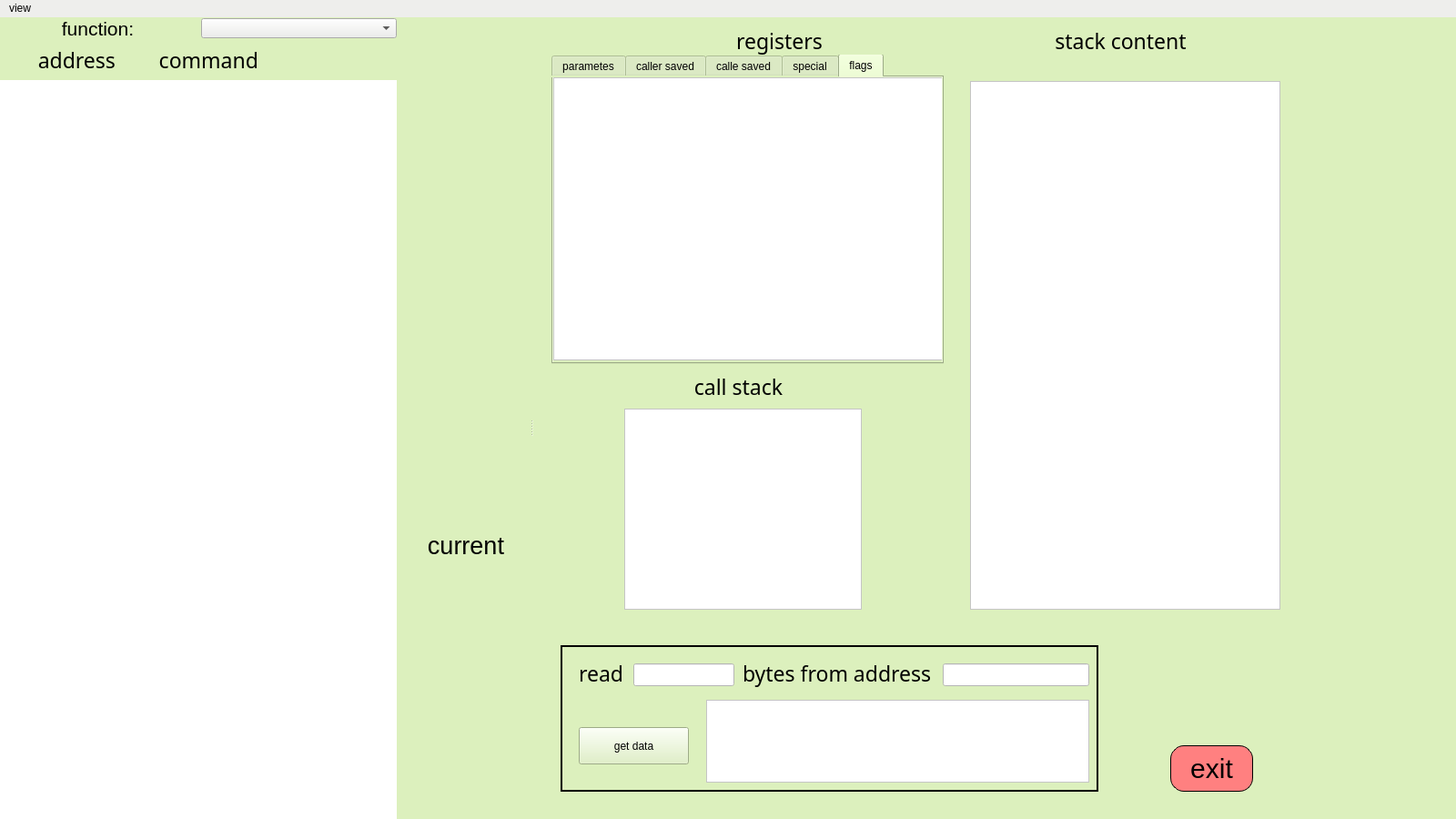
<?xml version="1.0" encoding="UTF-8"?>
<ui version="4.0">
 <class>TraceWindow</class>
 <widget class="QMainWindow" name="TraceWindow">
  <property name="geometry">
   <rect>
    <x>0</x>
    <y>0</y>
    <width>1600</width>
    <height>900</height>
   </rect>
  </property>
  <property name="font">
   <font>
    <family>Ubuntu Mono</family>
    <pointsize>13</pointsize>
    <weight>50</weight>
    <italic>false</italic>
    <bold>false</bold>
   </font>
  </property>
  <property name="windowTitle">
   <string>ASMtracer</string>
  </property>
  <property name="windowIcon">
   <iconset resource="resources/resources.qrc">
    <normaloff>:/mainWindow/logo_no_bg.png</normaloff>:/mainWindow/logo_no_bg.png</iconset>
  </property>
  <property name="styleSheet">
   <string notr="true">
background-color: rgb(220, 240, 189);
font:  &quot;Ubuntu Mono&quot;;</string>
  </property>
  <widget class="QWidget" name="centralwidget">
   <widget class="QSplitter" name="splitter">
    <property name="geometry">
     <rect>
      <x>0</x>
      <y>0</y>
      <width>1600</width>
      <height>900</height>
     </rect>
    </property>
    <property name="maximumSize">
     <size>
      <width>16777215</width>
      <height>16777215</height>
     </size>
    </property>
    <property name="frameShape">
     <enum>QFrame::NoFrame</enum>
    </property>
    <property name="orientation">
     <enum>Qt::Horizontal</enum>
    </property>
    <property name="opaqueResize">
     <bool>true</bool>
    </property>
    <property name="handleWidth">
     <number>4</number>
    </property>
    <property name="childrenCollapsible">
     <bool>true</bool>
    </property>
    <widget class="QWidget" name="layoutWidget">
     <layout class="QHBoxLayout" name="horizontalLayout_2">
      <item>
       <layout class="QVBoxLayout" name="code_area">
        <item>
         <layout class="QHBoxLayout" name="horizontalLayout_3">
          <item>
           <widget class="QLabel" name="label_7">
            <property name="font">
             <font>
              <pointsize>16</pointsize>
              <weight>50</weight>
              <italic>false</italic>
              <bold>false</bold>
             </font>
            </property>
            <property name="text">
             <string>function:</string>
            </property>
            <property name="alignment">
             <set>Qt::AlignCenter</set>
            </property>
           </widget>
          </item>
          <item>
           <widget class="QComboBox" name="func_combo">
            <property name="styleSheet">
             <string notr="true">

QComboBox {
    background-color: rgb(238, 238, 236);
}

QComboBox::item:selected { 
    color: white;
    background-color: blue;
}
</string>
            </property>
           </widget>
          </item>
         </layout>
        </item>
        <item>
         <widget class="QLabel" name="label_8">
          <property name="font">
           <font>
            <family>Ubuntu Mono</family>
            <pointsize>17</pointsize>
            <weight>50</weight>
            <italic>false</italic>
            <bold>false</bold>
           </font>
          </property>
          <property name="text">
           <string>       address        command</string>
          </property>
         </widget>
        </item>
        <item>
         <widget class="QStackedWidget" name="func_stack">
          <property name="font">
           <font>
            <family>Ubuntu Mono</family>
            <weight>50</weight>
            <italic>false</italic>
            <bold>false</bold>
           </font>
          </property>
          <property name="styleSheet">
           <string notr="true">background-color: rgb(255, 255, 255);</string>
          </property>
          <property name="currentIndex">
           <number>1</number>
          </property>
          <widget class="QWidget" name="page"/>
          <widget class="QWidget" name="page_2">
           <property name="maximumSize">
            <size>
             <width>11111</width>
             <height>16777215</height>
            </size>
           </property>
          </widget>
         </widget>
        </item>
       </layout>
      </item>
      <item>
       <widget class="QWidget" name="widget" native="true">
        <property name="enabled">
         <bool>true</bool>
        </property>
        <property name="sizePolicy">
         <sizepolicy hsizetype="Preferred" vsizetype="MinimumExpanding">
          <horstretch>0</horstretch>
          <verstretch>0</verstretch>
         </sizepolicy>
        </property>
        <property name="minimumSize">
         <size>
          <width>140</width>
          <height>0</height>
         </size>
        </property>
        <widget class="QPushButton" name="cont_btn">
         <property name="geometry">
          <rect>
           <x>10</x>
           <y>400</y>
           <width>120</width>
           <height>100</height>
          </rect>
         </property>
         <property name="minimumSize">
          <size>
           <width>0</width>
           <height>100</height>
          </size>
         </property>
         <property name="font">
          <font>
           <pointsize>20</pointsize>
           <weight>50</weight>
           <italic>false</italic>
           <bold>false</bold>
          </font>
         </property>
         <property name="styleSheet">
          <string notr="true">QPushButton {
border-image: url(:/traceWindow/continue.png);
background-color:qlineargradient(x1: 0, y1: 0, x2: 0, y2: 1,
                                      stop: 0 #b5e48c, stop: 1 #76c893);
border-radius: 15px;
    }

QPushButton:hover {
	background-color:qlineargradient(x1: 0, y1: 0, x2: 0, y2: 1,
                                      stop: 0 #76c893, stop: 1 #b5e48c);
    }</string>
         </property>
         <property name="text">
          <string/>
         </property>
         <property name="flat">
          <bool>false</bool>
         </property>
        </widget>
        <widget class="QPushButton" name="step_btn">
         <property name="geometry">
          <rect>
           <x>10</x>
           <y>20</y>
           <width>120</width>
           <height>100</height>
          </rect>
         </property>
         <property name="minimumSize">
          <size>
           <width>100</width>
           <height>100</height>
          </size>
         </property>
         <property name="font">
          <font>
           <pointsize>20</pointsize>
           <weight>50</weight>
           <italic>false</italic>
           <bold>false</bold>
          </font>
         </property>
         <property name="toolTip">
          <string comment="aaa" extracomment="is this really work?"/>
         </property>
         <property name="toolTipDuration">
          <number>1</number>
         </property>
         <property name="statusTip">
          <string extracomment="comment"/>
         </property>
         <property name="styleSheet">
          <string notr="true">

QPushButton {
border-image: url(:/traceWindow/step_in.png);
background-color:qlineargradient(x1: 0, y1: 0, x2: 0, y2: 1,
                                      stop: 0 #b5e48c, stop: 1 #76c893);
border-radius: 15px;
    }

QPushButton:hover {
	background-color:qlineargradient(x1: 0, y1: 0, x2: 0, y2: 1,
                                      stop: 0 #76c893, stop: 1 #b5e48c);
    }</string>
         </property>
         <property name="text">
          <string/>
         </property>
        </widget>
        <widget class="QPushButton" name="step_out_btn">
         <property name="geometry">
          <rect>
           <x>10</x>
           <y>270</y>
           <width>120</width>
           <height>100</height>
          </rect>
         </property>
         <property name="minimumSize">
          <size>
           <width>100</width>
           <height>100</height>
          </size>
         </property>
         <property name="font">
          <font>
           <pointsize>20</pointsize>
           <weight>50</weight>
           <italic>false</italic>
           <bold>false</bold>
          </font>
         </property>
         <property name="styleSheet">
          <string notr="true">QPushButton {
border-image: url(:/traceWindow/step_out.png);
background-color:qlineargradient(x1: 0, y1: 0, x2: 0, y2: 1,
                                      stop: 0 #b5e48c, stop: 1 #76c893);
border-radius: 15px;
    }

QPushButton:hover {
	background-color:qlineargradient(x1: 0, y1: 0, x2: 0, y2: 1,
                                      stop: 0 #76c893, stop: 1 #b5e48c);
    }</string>
         </property>
         <property name="text">
          <string/>
         </property>
        </widget>
        <widget class="QPushButton" name="step_over_btn">
         <property name="geometry">
          <rect>
           <x>10</x>
           <y>140</y>
           <width>120</width>
           <height>100</height>
          </rect>
         </property>
         <property name="minimumSize">
          <size>
           <width>100</width>
           <height>100</height>
          </size>
         </property>
         <property name="maximumSize">
          <size>
           <width>300</width>
           <height>300</height>
          </size>
         </property>
         <property name="sizeIncrement">
          <size>
           <width>1</width>
           <height>1</height>
          </size>
         </property>
         <property name="font">
          <font>
           <pointsize>20</pointsize>
           <weight>50</weight>
           <italic>false</italic>
           <bold>false</bold>
          </font>
         </property>
         <property name="toolTip">
          <string notr="true">&lt;html&gt;&lt;head/&gt;&lt;body&gt;&lt;p&gt;step over&lt;/p&gt;&lt;/body&gt;&lt;/html&gt;</string>
         </property>
         <property name="autoFillBackground">
          <bool>false</bool>
         </property>
         <property name="styleSheet">
          <string notr="true">QPushButton {
border-image: url(:/traceWindow/step_over.png);
background-color:qlineargradient(x1: 0, y1: 0, x2: 0, y2: 1,
                                      stop: 0 #b5e48c, stop: 1 #76c893);
border-radius: 15px;
    }

QPushButton:hover {
	background-color:qlineargradient(x1: 0, y1: 0, x2: 0, y2: 1,
                                      stop: 0 #76c893, stop: 1 #b5e48c);
    }</string>
         </property>
         <property name="text">
          <string/>
         </property>
        </widget>
        <widget class="QPushButton" name="back_instruction">
         <property name="geometry">
          <rect>
           <x>10</x>
           <y>530</y>
           <width>120</width>
           <height>100</height>
          </rect>
         </property>
         <property name="minimumSize">
          <size>
           <width>0</width>
           <height>100</height>
          </size>
         </property>
         <property name="font">
          <font>
           <pointsize>20</pointsize>
           <weight>50</weight>
           <italic>false</italic>
           <bold>false</bold>
          </font>
         </property>
         <property name="styleSheet">
          <string notr="true">QPushButton {
background-color:qlineargradient(x1: 0, y1: 0, x2: 0, y2: 1,
                                      stop: 0 #b5e48c, stop: 1 #76c893);
border-radius: 15px;
    }

QPushButton:hover {
	background-color:qlineargradient(x1: 0, y1: 0, x2: 0, y2: 1,
                                      stop: 0 #76c893, stop: 1 #b5e48c);
    }</string>
         </property>
         <property name="text">
          <string>current</string>
         </property>
         <property name="flat">
          <bool>false</bool>
         </property>
        </widget>
        <widget class="QPushButton" name="restart_btn">
         <property name="geometry">
          <rect>
           <x>10</x>
           <y>660</y>
           <width>120</width>
           <height>100</height>
          </rect>
         </property>
         <property name="minimumSize">
          <size>
           <width>0</width>
           <height>100</height>
          </size>
         </property>
         <property name="font">
          <font>
           <pointsize>20</pointsize>
           <weight>50</weight>
           <italic>false</italic>
           <bold>false</bold>
          </font>
         </property>
         <property name="styleSheet">
          <string notr="true">QPushButton {
border-image: url(:/traceWindow/restart.png);
background-color:qlineargradient(x1: 0, y1: 0, x2: 0, y2: 1,
                                      stop: 0 #b5e48c, stop: 1 #76c893);
border-radius: 15px;
    }

QPushButton:hover {
	background-color:qlineargradient(x1: 0, y1: 0, x2: 0, y2: 1,
                                      stop: 0 #76c893, stop: 1 #b5e48c);
    }</string>
         </property>
         <property name="text">
          <string/>
         </property>
         <property name="flat">
          <bool>false</bool>
         </property>
        </widget>
       </widget>
      </item>
     </layout>
    </widget>
    <widget class="QWidget" name="widget_2" native="true">
     <property name="minimumSize">
      <size>
       <width>750</width>
       <height>0</height>
      </size>
     </property>
     <widget class="QListView" name="stack_frame">
      <property name="geometry">
       <rect>
        <x>480</x>
        <y>70</y>
        <width>341</width>
        <height>581</height>
       </rect>
      </property>
      <property name="sizePolicy">
       <sizepolicy hsizetype="Minimum" vsizetype="Expanding">
        <horstretch>0</horstretch>
        <verstretch>0</verstretch>
       </sizepolicy>
      </property>
      <property name="font">
       <font>
        <family>Ubuntu Mono</family>
        <pointsize>18</pointsize>
        <weight>50</weight>
        <italic>false</italic>
        <bold>false</bold>
       </font>
      </property>
      <property name="styleSheet">
       <string notr="true">background-color: rgb(255, 255, 255);</string>
      </property>
      <property name="gridSize">
       <size>
        <width>0</width>
        <height>30</height>
       </size>
      </property>
     </widget>
     <widget class="QListWidget" name="calling_stack">
      <property name="geometry">
       <rect>
        <x>100</x>
        <y>430</y>
        <width>261</width>
        <height>221</height>
       </rect>
      </property>
      <property name="sizePolicy">
       <sizepolicy hsizetype="Minimum" vsizetype="Expanding">
        <horstretch>0</horstretch>
        <verstretch>0</verstretch>
       </sizepolicy>
      </property>
      <property name="minimumSize">
       <size>
        <width>0</width>
        <height>0</height>
       </size>
      </property>
      <property name="maximumSize">
       <size>
        <width>300</width>
        <height>16777215</height>
       </size>
      </property>
      <property name="font">
       <font>
        <pointsize>14</pointsize>
        <weight>50</weight>
        <italic>false</italic>
        <bold>false</bold>
       </font>
      </property>
      <property name="styleSheet">
       <string notr="true">background-color: rgb(255, 255, 255);</string>
      </property>
      <property name="editTriggers">
       <set>QAbstractItemView::NoEditTriggers</set>
      </property>
      <property name="selectionMode">
       <enum>QAbstractItemView::NoSelection</enum>
      </property>
      <property name="isWrapping" stdset="0">
       <bool>false</bool>
      </property>
     </widget>
     <widget class="QFrame" name="frame">
      <property name="geometry">
       <rect>
        <x>30</x>
        <y>690</y>
        <width>591</width>
        <height>161</height>
       </rect>
      </property>
      <property name="styleSheet">
       <string notr="true">border-width: 10px</string>
      </property>
      <property name="frameShape">
       <enum>QFrame::Panel</enum>
      </property>
      <property name="frameShadow">
       <enum>QFrame::Plain</enum>
      </property>
      <property name="lineWidth">
       <number>2</number>
      </property>
      <property name="midLineWidth">
       <number>2</number>
      </property>
      <widget class="QLabel" name="label">
       <property name="geometry">
        <rect>
         <x>20</x>
         <y>10</y>
         <width>51</width>
         <height>41</height>
        </rect>
       </property>
       <property name="font">
        <font>
         <family>Ubuntu Mono</family>
         <pointsize>17</pointsize>
         <weight>50</weight>
         <italic>false</italic>
         <bold>false</bold>
        </font>
       </property>
       <property name="text">
        <string>read</string>
       </property>
      </widget>
      <widget class="QLineEdit" name="num_bytes_line_edit">
       <property name="geometry">
        <rect>
         <x>80</x>
         <y>20</y>
         <width>111</width>
         <height>25</height>
        </rect>
       </property>
       <property name="font">
        <font>
         <family>Ubuntu Mono</family>
         <weight>50</weight>
         <italic>false</italic>
         <bold>false</bold>
        </font>
       </property>
       <property name="styleSheet">
        <string notr="true">background-color: #ffffff</string>
       </property>
      </widget>
      <widget class="QLabel" name="label_2">
       <property name="geometry">
        <rect>
         <x>200</x>
         <y>10</y>
         <width>211</width>
         <height>41</height>
        </rect>
       </property>
       <property name="font">
        <font>
         <family>Ubuntu Mono</family>
         <pointsize>17</pointsize>
         <weight>50</weight>
         <italic>false</italic>
         <bold>false</bold>
        </font>
       </property>
       <property name="text">
        <string>bytes from address</string>
       </property>
      </widget>
      <widget class="QLineEdit" name="address_line_edit">
       <property name="geometry">
        <rect>
         <x>420</x>
         <y>20</y>
         <width>161</width>
         <height>25</height>
        </rect>
       </property>
       <property name="font">
        <font>
         <family>Ubuntu Mono</family>
         <weight>50</weight>
         <italic>false</italic>
         <bold>false</bold>
        </font>
       </property>
       <property name="styleSheet">
        <string notr="true">background-color: #ffffff</string>
       </property>
      </widget>
      <widget class="QTextEdit" name="data_area">
       <property name="geometry">
        <rect>
         <x>160</x>
         <y>60</y>
         <width>421</width>
         <height>91</height>
        </rect>
       </property>
       <property name="font">
        <font>
         <family>Ubuntu Mono</family>
         <weight>50</weight>
         <italic>false</italic>
         <bold>false</bold>
        </font>
       </property>
       <property name="styleSheet">
        <string notr="true">background-color: #ffffff</string>
       </property>
       <property name="readOnly">
        <bool>true</bool>
       </property>
      </widget>
      <widget class="QPushButton" name="get_data_btn">
       <property name="geometry">
        <rect>
         <x>20</x>
         <y>90</y>
         <width>121</width>
         <height>41</height>
        </rect>
       </property>
       <property name="text">
        <string>get data</string>
       </property>
      </widget>
     </widget>
     <widget class="QTabWidget" name="tabWidget">
      <property name="geometry">
       <rect>
        <x>20</x>
        <y>40</y>
        <width>431</width>
        <height>341</height>
       </rect>
      </property>
      <property name="currentIndex">
       <number>4</number>
      </property>
      <widget class="QWidget" name="parameters_tab">
       <attribute name="title">
        <string>parametes</string>
       </attribute>
       <widget class="QListView" name="regs1_view">
        <property name="geometry">
         <rect>
          <x>0</x>
          <y>0</y>
          <width>431</width>
          <height>311</height>
         </rect>
        </property>
        <property name="maximumSize">
         <size>
          <width>800</width>
          <height>400</height>
         </size>
        </property>
        <property name="font">
         <font>
          <family>Ubuntu Mono</family>
          <pointsize>18</pointsize>
          <weight>50</weight>
          <italic>false</italic>
          <bold>false</bold>
         </font>
        </property>
        <property name="layoutDirection">
         <enum>Qt::LeftToRight</enum>
        </property>
        <property name="styleSheet">
         <string notr="true">background-color: rgb(255, 255, 255);</string>
        </property>
        <property name="gridSize">
         <size>
          <width>0</width>
          <height>40</height>
         </size>
        </property>
       </widget>
      </widget>
      <widget class="QWidget" name="caller_saved_tab">
       <attribute name="title">
        <string>caller saved</string>
       </attribute>
       <widget class="QListView" name="regs2_view">
        <property name="geometry">
         <rect>
          <x>0</x>
          <y>0</y>
          <width>431</width>
          <height>311</height>
         </rect>
        </property>
        <property name="maximumSize">
         <size>
          <width>800</width>
          <height>400</height>
         </size>
        </property>
        <property name="font">
         <font>
          <family>Ubuntu Mono</family>
          <pointsize>18</pointsize>
          <weight>50</weight>
          <italic>false</italic>
          <bold>false</bold>
         </font>
        </property>
        <property name="layoutDirection">
         <enum>Qt::LeftToRight</enum>
        </property>
        <property name="styleSheet">
         <string notr="true">background-color: rgb(255, 255, 255);</string>
        </property>
        <property name="gridSize">
         <size>
          <width>0</width>
          <height>40</height>
         </size>
        </property>
       </widget>
      </widget>
      <widget class="QWidget" name="callee_saved_tab">
       <attribute name="title">
        <string>calle saved</string>
       </attribute>
       <widget class="QListView" name="regs3_view">
        <property name="geometry">
         <rect>
          <x>0</x>
          <y>0</y>
          <width>431</width>
          <height>311</height>
         </rect>
        </property>
        <property name="maximumSize">
         <size>
          <width>800</width>
          <height>400</height>
         </size>
        </property>
        <property name="font">
         <font>
          <family>Ubuntu Mono</family>
          <pointsize>18</pointsize>
          <weight>50</weight>
          <italic>false</italic>
          <bold>false</bold>
         </font>
        </property>
        <property name="layoutDirection">
         <enum>Qt::LeftToRight</enum>
        </property>
        <property name="styleSheet">
         <string notr="true">background-color: rgb(255, 255, 255);</string>
        </property>
        <property name="gridSize">
         <size>
          <width>0</width>
          <height>40</height>
         </size>
        </property>
       </widget>
      </widget>
      <widget class="QWidget" name="special_tab">
       <attribute name="title">
        <string>special</string>
       </attribute>
       <widget class="QListView" name="regs4_view">
        <property name="geometry">
         <rect>
          <x>0</x>
          <y>0</y>
          <width>431</width>
          <height>311</height>
         </rect>
        </property>
        <property name="maximumSize">
         <size>
          <width>800</width>
          <height>400</height>
         </size>
        </property>
        <property name="font">
         <font>
          <family>Ubuntu Mono</family>
          <pointsize>18</pointsize>
          <weight>50</weight>
          <italic>false</italic>
          <bold>false</bold>
         </font>
        </property>
        <property name="layoutDirection">
         <enum>Qt::LeftToRight</enum>
        </property>
        <property name="styleSheet">
         <string notr="true">background-color: rgb(255, 255, 255);</string>
        </property>
        <property name="gridSize">
         <size>
          <width>0</width>
          <height>40</height>
         </size>
        </property>
       </widget>
      </widget>
      <widget class="QWidget" name="tab">
       <attribute name="title">
        <string>flags</string>
       </attribute>
       <widget class="QListView" name="regs5_view">
        <property name="geometry">
         <rect>
          <x>0</x>
          <y>0</y>
          <width>431</width>
          <height>311</height>
         </rect>
        </property>
        <property name="maximumSize">
         <size>
          <width>800</width>
          <height>400</height>
         </size>
        </property>
        <property name="font">
         <font>
          <family>Ubuntu Mono</family>
          <pointsize>18</pointsize>
          <weight>50</weight>
          <italic>false</italic>
          <bold>false</bold>
         </font>
        </property>
        <property name="layoutDirection">
         <enum>Qt::LeftToRight</enum>
        </property>
        <property name="styleSheet">
         <string notr="true">background-color: rgb(255, 255, 255);</string>
        </property>
        <property name="gridSize">
         <size>
          <width>0</width>
          <height>40</height>
         </size>
        </property>
       </widget>
      </widget>
     </widget>
     <widget class="QLabel" name="label_3">
      <property name="geometry">
       <rect>
        <x>90</x>
        <y>10</y>
        <width>361</width>
        <height>31</height>
       </rect>
      </property>
      <property name="font">
       <font>
        <family>Ubuntu Mono</family>
        <pointsize>17</pointsize>
        <weight>50</weight>
        <italic>false</italic>
        <bold>false</bold>
       </font>
      </property>
      <property name="text">
       <string>registers</string>
      </property>
      <property name="alignment">
       <set>Qt::AlignCenter</set>
      </property>
     </widget>
     <widget class="QLabel" name="label_4">
      <property name="geometry">
       <rect>
        <x>110</x>
        <y>390</y>
        <width>231</width>
        <height>31</height>
       </rect>
      </property>
      <property name="font">
       <font>
        <family>Ubuntu Mono</family>
        <pointsize>17</pointsize>
        <weight>50</weight>
        <italic>false</italic>
        <bold>false</bold>
       </font>
      </property>
      <property name="text">
       <string>call stack</string>
      </property>
      <property name="alignment">
       <set>Qt::AlignCenter</set>
      </property>
     </widget>
     <widget class="QLabel" name="label_5">
      <property name="geometry">
       <rect>
        <x>540</x>
        <y>10</y>
        <width>211</width>
        <height>31</height>
       </rect>
      </property>
      <property name="font">
       <font>
        <family>Ubuntu Mono</family>
        <pointsize>17</pointsize>
        <weight>50</weight>
        <italic>false</italic>
        <bold>false</bold>
       </font>
      </property>
      <property name="text">
       <string>stack content</string>
      </property>
      <property name="alignment">
       <set>Qt::AlignCenter</set>
      </property>
     </widget>
     <widget class="QPushButton" name="exit_btn">
      <property name="geometry">
       <rect>
        <x>700</x>
        <y>800</y>
        <width>91</width>
        <height>51</height>
       </rect>
      </property>
      <property name="font">
       <font>
        <pointsize>-1</pointsize>
        <weight>50</weight>
        <italic>false</italic>
        <bold>false</bold>
       </font>
      </property>
      <property name="styleSheet">
       <string notr="true">QPushButton {
	 background-color: #ff8080;
    border-style: outset;
    border-radius: 15px;
    font:  30px;
    padding: 6px;
	border-width: 1px;
	border-color: #000;
    }

QPushButton:hover {
	font:  bold 30px;
    border-width: 3px;
	border-color: #ff3333;
    }

QPushButton:pressed {
	border-style: inset;
    background-color: #ff3333;
    }</string>
      </property>
      <property name="text">
       <string>exit</string>
      </property>
     </widget>
    </widget>
   </widget>
  </widget>
  <widget class="QMenuBar" name="menuBar">
   <property name="geometry">
    <rect>
     <x>0</x>
     <y>0</y>
     <width>1600</width>
     <height>22</height>
    </rect>
   </property>
   <property name="palette">
    <palette>
     <active>
      <colorrole role="WindowText">
       <brush brushstyle="SolidPattern">
        <color alpha="255">
         <red>0</red>
         <green>0</green>
         <blue>0</blue>
        </color>
       </brush>
      </colorrole>
      <colorrole role="Button">
       <brush brushstyle="SolidPattern">
        <color alpha="255">
         <red>238</red>
         <green>238</green>
         <blue>236</blue>
        </color>
       </brush>
      </colorrole>
      <colorrole role="Light">
       <brush brushstyle="SolidPattern">
        <color alpha="255">
         <red>255</red>
         <green>255</green>
         <blue>255</blue>
        </color>
       </brush>
      </colorrole>
      <colorrole role="Midlight">
       <brush brushstyle="SolidPattern">
        <color alpha="255">
         <red>246</red>
         <green>246</green>
         <blue>245</blue>
        </color>
       </brush>
      </colorrole>
      <colorrole role="Dark">
       <brush brushstyle="SolidPattern">
        <color alpha="255">
         <red>119</red>
         <green>119</green>
         <blue>118</blue>
        </color>
       </brush>
      </colorrole>
      <colorrole role="Mid">
       <brush brushstyle="SolidPattern">
        <color alpha="255">
         <red>159</red>
         <green>159</green>
         <blue>157</blue>
        </color>
       </brush>
      </colorrole>
      <colorrole role="Text">
       <brush brushstyle="SolidPattern">
        <color alpha="255">
         <red>0</red>
         <green>0</green>
         <blue>0</blue>
        </color>
       </brush>
      </colorrole>
      <colorrole role="BrightText">
       <brush brushstyle="SolidPattern">
        <color alpha="255">
         <red>255</red>
         <green>255</green>
         <blue>255</blue>
        </color>
       </brush>
      </colorrole>
      <colorrole role="ButtonText">
       <brush brushstyle="SolidPattern">
        <color alpha="255">
         <red>0</red>
         <green>0</green>
         <blue>0</blue>
        </color>
       </brush>
      </colorrole>
      <colorrole role="Base">
       <brush brushstyle="SolidPattern">
        <color alpha="255">
         <red>238</red>
         <green>238</green>
         <blue>236</blue>
        </color>
       </brush>
      </colorrole>
      <colorrole role="Window">
       <brush brushstyle="SolidPattern">
        <color alpha="255">
         <red>238</red>
         <green>238</green>
         <blue>236</blue>
        </color>
       </brush>
      </colorrole>
      <colorrole role="Shadow">
       <brush brushstyle="SolidPattern">
        <color alpha="255">
         <red>0</red>
         <green>0</green>
         <blue>0</blue>
        </color>
       </brush>
      </colorrole>
      <colorrole role="AlternateBase">
       <brush brushstyle="SolidPattern">
        <color alpha="255">
         <red>246</red>
         <green>246</green>
         <blue>245</blue>
        </color>
       </brush>
      </colorrole>
      <colorrole role="ToolTipBase">
       <brush brushstyle="SolidPattern">
        <color alpha="255">
         <red>255</red>
         <green>255</green>
         <blue>220</blue>
        </color>
       </brush>
      </colorrole>
      <colorrole role="ToolTipText">
       <brush brushstyle="SolidPattern">
        <color alpha="255">
         <red>0</red>
         <green>0</green>
         <blue>0</blue>
        </color>
       </brush>
      </colorrole>
      <colorrole role="PlaceholderText">
       <brush brushstyle="SolidPattern">
        <color alpha="128">
         <red>0</red>
         <green>0</green>
         <blue>0</blue>
        </color>
       </brush>
      </colorrole>
     </active>
     <inactive>
      <colorrole role="WindowText">
       <brush brushstyle="SolidPattern">
        <color alpha="255">
         <red>0</red>
         <green>0</green>
         <blue>0</blue>
        </color>
       </brush>
      </colorrole>
      <colorrole role="Button">
       <brush brushstyle="SolidPattern">
        <color alpha="255">
         <red>238</red>
         <green>238</green>
         <blue>236</blue>
        </color>
       </brush>
      </colorrole>
      <colorrole role="Light">
       <brush brushstyle="SolidPattern">
        <color alpha="255">
         <red>255</red>
         <green>255</green>
         <blue>255</blue>
        </color>
       </brush>
      </colorrole>
      <colorrole role="Midlight">
       <brush brushstyle="SolidPattern">
        <color alpha="255">
         <red>246</red>
         <green>246</green>
         <blue>245</blue>
        </color>
       </brush>
      </colorrole>
      <colorrole role="Dark">
       <brush brushstyle="SolidPattern">
        <color alpha="255">
         <red>119</red>
         <green>119</green>
         <blue>118</blue>
        </color>
       </brush>
      </colorrole>
      <colorrole role="Mid">
       <brush brushstyle="SolidPattern">
        <color alpha="255">
         <red>159</red>
         <green>159</green>
         <blue>157</blue>
        </color>
       </brush>
      </colorrole>
      <colorrole role="Text">
       <brush brushstyle="SolidPattern">
        <color alpha="255">
         <red>0</red>
         <green>0</green>
         <blue>0</blue>
        </color>
       </brush>
      </colorrole>
      <colorrole role="BrightText">
       <brush brushstyle="SolidPattern">
        <color alpha="255">
         <red>255</red>
         <green>255</green>
         <blue>255</blue>
        </color>
       </brush>
      </colorrole>
      <colorrole role="ButtonText">
       <brush brushstyle="SolidPattern">
        <color alpha="255">
         <red>0</red>
         <green>0</green>
         <blue>0</blue>
        </color>
       </brush>
      </colorrole>
      <colorrole role="Base">
       <brush brushstyle="SolidPattern">
        <color alpha="255">
         <red>238</red>
         <green>238</green>
         <blue>236</blue>
        </color>
       </brush>
      </colorrole>
      <colorrole role="Window">
       <brush brushstyle="SolidPattern">
        <color alpha="255">
         <red>238</red>
         <green>238</green>
         <blue>236</blue>
        </color>
       </brush>
      </colorrole>
      <colorrole role="Shadow">
       <brush brushstyle="SolidPattern">
        <color alpha="255">
         <red>0</red>
         <green>0</green>
         <blue>0</blue>
        </color>
       </brush>
      </colorrole>
      <colorrole role="AlternateBase">
       <brush brushstyle="SolidPattern">
        <color alpha="255">
         <red>246</red>
         <green>246</green>
         <blue>245</blue>
        </color>
       </brush>
      </colorrole>
      <colorrole role="ToolTipBase">
       <brush brushstyle="SolidPattern">
        <color alpha="255">
         <red>255</red>
         <green>255</green>
         <blue>220</blue>
        </color>
       </brush>
      </colorrole>
      <colorrole role="ToolTipText">
       <brush brushstyle="SolidPattern">
        <color alpha="255">
         <red>0</red>
         <green>0</green>
         <blue>0</blue>
        </color>
       </brush>
      </colorrole>
      <colorrole role="PlaceholderText">
       <brush brushstyle="SolidPattern">
        <color alpha="128">
         <red>0</red>
         <green>0</green>
         <blue>0</blue>
        </color>
       </brush>
      </colorrole>
     </inactive>
     <disabled>
      <colorrole role="WindowText">
       <brush brushstyle="SolidPattern">
        <color alpha="255">
         <red>119</red>
         <green>119</green>
         <blue>118</blue>
        </color>
       </brush>
      </colorrole>
      <colorrole role="Button">
       <brush brushstyle="SolidPattern">
        <color alpha="255">
         <red>238</red>
         <green>238</green>
         <blue>236</blue>
        </color>
       </brush>
      </colorrole>
      <colorrole role="Light">
       <brush brushstyle="SolidPattern">
        <color alpha="255">
         <red>255</red>
         <green>255</green>
         <blue>255</blue>
        </color>
       </brush>
      </colorrole>
      <colorrole role="Midlight">
       <brush brushstyle="SolidPattern">
        <color alpha="255">
         <red>246</red>
         <green>246</green>
         <blue>245</blue>
        </color>
       </brush>
      </colorrole>
      <colorrole role="Dark">
       <brush brushstyle="SolidPattern">
        <color alpha="255">
         <red>119</red>
         <green>119</green>
         <blue>118</blue>
        </color>
       </brush>
      </colorrole>
      <colorrole role="Mid">
       <brush brushstyle="SolidPattern">
        <color alpha="255">
         <red>159</red>
         <green>159</green>
         <blue>157</blue>
        </color>
       </brush>
      </colorrole>
      <colorrole role="Text">
       <brush brushstyle="SolidPattern">
        <color alpha="255">
         <red>119</red>
         <green>119</green>
         <blue>118</blue>
        </color>
       </brush>
      </colorrole>
      <colorrole role="BrightText">
       <brush brushstyle="SolidPattern">
        <color alpha="255">
         <red>255</red>
         <green>255</green>
         <blue>255</blue>
        </color>
       </brush>
      </colorrole>
      <colorrole role="ButtonText">
       <brush brushstyle="SolidPattern">
        <color alpha="255">
         <red>119</red>
         <green>119</green>
         <blue>118</blue>
        </color>
       </brush>
      </colorrole>
      <colorrole role="Base">
       <brush brushstyle="SolidPattern">
        <color alpha="255">
         <red>238</red>
         <green>238</green>
         <blue>236</blue>
        </color>
       </brush>
      </colorrole>
      <colorrole role="Window">
       <brush brushstyle="SolidPattern">
        <color alpha="255">
         <red>238</red>
         <green>238</green>
         <blue>236</blue>
        </color>
       </brush>
      </colorrole>
      <colorrole role="Shadow">
       <brush brushstyle="SolidPattern">
        <color alpha="255">
         <red>0</red>
         <green>0</green>
         <blue>0</blue>
        </color>
       </brush>
      </colorrole>
      <colorrole role="AlternateBase">
       <brush brushstyle="SolidPattern">
        <color alpha="255">
         <red>238</red>
         <green>238</green>
         <blue>236</blue>
        </color>
       </brush>
      </colorrole>
      <colorrole role="ToolTipBase">
       <brush brushstyle="SolidPattern">
        <color alpha="255">
         <red>255</red>
         <green>255</green>
         <blue>220</blue>
        </color>
       </brush>
      </colorrole>
      <colorrole role="ToolTipText">
       <brush brushstyle="SolidPattern">
        <color alpha="255">
         <red>0</red>
         <green>0</green>
         <blue>0</blue>
        </color>
       </brush>
      </colorrole>
      <colorrole role="PlaceholderText">
       <brush brushstyle="SolidPattern">
        <color alpha="128">
         <red>0</red>
         <green>0</green>
         <blue>0</blue>
        </color>
       </brush>
      </colorrole>
     </disabled>
    </palette>
   </property>
   <property name="styleSheet">
    <string notr="true">QMenuBar {
background-color: rgb(238, 238, 236);
}
</string>
   </property>
   <widget class="QMenu" name="menuview">
    <property name="styleSheet">
     <string notr="true">QMenu {
    background-color: rgb(238, 238, 236);
}

QMenu::item:selected { 
    color: white;
    background-color: blue;
}
</string>
    </property>
    <property name="title">
     <string>view</string>
    </property>
    <widget class="QMenu" name="menuaddress">
     <property name="styleSheet">
      <string notr="true">QMenu {
    background-color: rgb(238, 238, 236);
}

QMenu::item:selected { 
    color: white;
    background-color: blue;
}
</string>
     </property>
     <property name="title">
      <string>address</string>
     </property>
     <addaction name="separator"/>
     <addaction name="actionabsolute"/>
     <addaction name="actionrelative_address"/>
    </widget>
    <widget class="QMenu" name="menulocal_variable_size">
     <property name="styleSheet">
      <string notr="true">QMenu {
    background-color: rgb(238, 238, 236);
}

QMenu::item:selected { 
    color: white;
    background-color: blue;
}
</string>
     </property>
     <property name="title">
      <string>local variable size</string>
     </property>
     <addaction name="action16_bit_3"/>
     <addaction name="action32_bit_2"/>
     <addaction name="action64_bit_2"/>
    </widget>
    <addaction name="separator"/>
    <addaction name="menuaddress"/>
    <addaction name="menulocal_variable_size"/>
   </widget>
   <addaction name="menuview"/>
  </widget>
  <action name="action16_bit">
   <property name="text">
    <string>16-bit</string>
   </property>
  </action>
  <action name="action32_bit">
   <property name="text">
    <string>32-bit</string>
   </property>
  </action>
  <action name="action64_bit">
   <property name="text">
    <string>64-bit</string>
   </property>
  </action>
  <action name="actionfull_address">
   <property name="text">
    <string>full address</string>
   </property>
  </action>
  <action name="action_3">
   <property name="text">
    <string>address</string>
   </property>
  </action>
  <action name="action16_bit_2">
   <property name="text">
    <string>16-bit</string>
   </property>
  </action>
  <action name="actionabsolute">
   <property name="text">
    <string>absolute address</string>
   </property>
  </action>
  <action name="actionrelative_address">
   <property name="text">
    <string>relative address</string>
   </property>
  </action>
  <action name="action16_bit_3">
   <property name="text">
    <string>16-bit</string>
   </property>
  </action>
  <action name="action32_bit_2">
   <property name="text">
    <string>32-bit</string>
   </property>
  </action>
  <action name="action64_bit_2">
   <property name="text">
    <string>64-bit</string>
   </property>
  </action>
 </widget>
 <resources>
  <include location="resources/resources.qrc"/>
 </resources>
 <connections/>
</ui>
